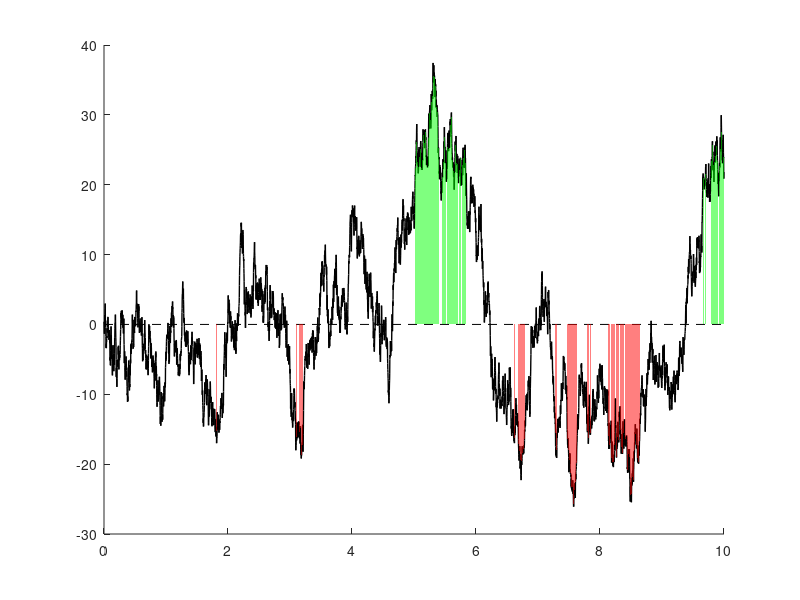

This figure's MATLAB source:
N = 5000; % points
tv = (0:N-1) / (N/10); %time vector
ts = randn(N,1);
ts = detrend(cumsum(ts)); % to make smoother, more auto-correlated

% draw the time series and y=0 line
figure(1), clf, hold on
plot(tv,ts,"k","linew",1)
plot(get(gca,"xlim"), [0 0], "k--")


% find threshold of 10% on both tails of the distribution
tssorted = sort(ts);
thresh(1) = tssorted(round(.1*N));
thresh(2) = tssorted(round(.9*N));

% loop over the two thresholds
for i = 1:2
    
    if i == 1
        beyondthres = ts<thresh(1);
    else
        beyondthres = ts>thresh(2);
    end    
    
    islands = bwconncomp(beyondthres); % what?
    
    % loop through and draw patches to 0
    
   for j = 1: islands.NumObjects
       
       % find xy points
       xpoints = tv(islands.PixelIdxList{j});
       ypoints = ts(islands.PixelIdxList{j});
       
       % draw the patch
       patchcolor = 'rg';
       patch([xpoints xpoints(end:-1:1)], [zeros(1, length(ypoints)) ypoints(end:-1:1)'], patchcolor(i), "facealpha", .5, "linestyle", "none");
   end
   
end

% figure(2)
% plot(tv,beyondthres)




        